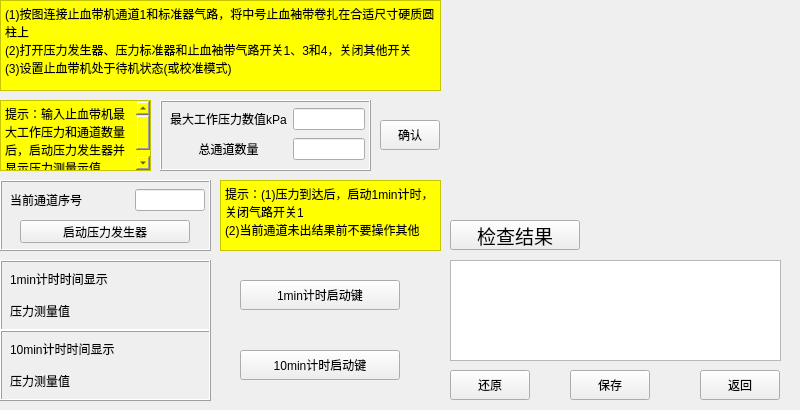
<?xml version="1.0" encoding="UTF-8"?>
<ui version="4.0">
 <class>Form</class>
 <widget class="QWidget" name="Form">
  <property name="geometry">
   <rect>
    <x>0</x>
    <y>0</y>
    <width>800</width>
    <height>410</height>
   </rect>
  </property>
  <property name="windowTitle">
   <string>Form</string>
  </property>
  <widget class="QTextBrowser" name="textBrowser_1">
   <property name="geometry">
    <rect>
     <x>0</x>
     <y>0</y>
     <width>441</width>
     <height>91</height>
    </rect>
   </property>
   <property name="styleSheet">
    <string notr="true">background-color:yellow
</string>
   </property>
   <property name="html">
    <string>&lt;!DOCTYPE HTML PUBLIC &quot;-//W3C//DTD HTML 4.0//EN&quot; &quot;http://www.w3.org/TR/REC-html40/strict.dtd&quot;&gt;
&lt;html&gt;&lt;head&gt;&lt;meta name=&quot;qrichtext&quot; content=&quot;1&quot; /&gt;&lt;style type=&quot;text/css&quot;&gt;
p, li { white-space: pre-wrap; }
&lt;/style&gt;&lt;/head&gt;&lt;body style=&quot; font-family:'SimSun'; font-size:9pt; font-weight:400; font-style:normal;&quot;&gt;
&lt;p style=&quot; margin-top:0px; margin-bottom:0px; margin-left:0px; margin-right:0px; -qt-block-indent:0; text-indent:0px;&quot;&gt;(1)按图连接止血带机通道1和标准器气路，将中号止血袖带卷扎在合适尺寸硬质圆柱上&lt;/p&gt;
&lt;p style=&quot; margin-top:0px; margin-bottom:0px; margin-left:0px; margin-right:0px; -qt-block-indent:0; text-indent:0px;&quot;&gt;(2)打开压力发生器、压力标准器和止血袖带气路开关1、3和4，关闭其他开关&lt;/p&gt;
&lt;p style=&quot; margin-top:0px; margin-bottom:0px; margin-left:0px; margin-right:0px; -qt-block-indent:0; text-indent:0px;&quot;&gt;(3)设置止血带机处于待机状态(或校准模式)&lt;/p&gt;&lt;/body&gt;&lt;/html&gt;</string>
   </property>
  </widget>
  <widget class="QTextBrowser" name="textBrowser_2">
   <property name="geometry">
    <rect>
     <x>0</x>
     <y>100</y>
     <width>151</width>
     <height>71</height>
    </rect>
   </property>
   <property name="styleSheet">
    <string notr="true">background-color:yellow

</string>
   </property>
   <property name="html">
    <string>&lt;!DOCTYPE HTML PUBLIC &quot;-//W3C//DTD HTML 4.0//EN&quot; &quot;http://www.w3.org/TR/REC-html40/strict.dtd&quot;&gt;
&lt;html&gt;&lt;head&gt;&lt;meta name=&quot;qrichtext&quot; content=&quot;1&quot; /&gt;&lt;style type=&quot;text/css&quot;&gt;
p, li { white-space: pre-wrap; }
&lt;/style&gt;&lt;/head&gt;&lt;body style=&quot; font-family:'SimSun'; font-size:9pt; font-weight:400; font-style:normal;&quot;&gt;
&lt;p style=&quot; margin-top:0px; margin-bottom:0px; margin-left:0px; margin-right:0px; -qt-block-indent:0; text-indent:0px;&quot;&gt;提示：输入止血带机最大工作压力和通道数量后，启动压力发生器并显示压力测量示值&lt;/p&gt;&lt;/body&gt;&lt;/html&gt;</string>
   </property>
  </widget>
  <widget class="QFrame" name="frame_2">
   <property name="geometry">
    <rect>
     <x>160</x>
     <y>100</y>
     <width>211</width>
     <height>71</height>
    </rect>
   </property>
   <property name="frameShape">
    <enum>QFrame::Box</enum>
   </property>
   <property name="frameShadow">
    <enum>QFrame::Raised</enum>
   </property>
   <property name="lineWidth">
    <number>1</number>
   </property>
   <property name="midLineWidth">
    <number>0</number>
   </property>
   <widget class="QWidget" name="gridLayoutWidget_2">
    <property name="geometry">
     <rect>
      <x>7</x>
      <y>6</y>
      <width>201</width>
      <height>61</height>
     </rect>
    </property>
    <layout class="QGridLayout" name="gridLayout_2">
     <property name="leftMargin">
      <number>3</number>
     </property>
     <property name="rightMargin">
      <number>3</number>
     </property>
     <property name="bottomMargin">
      <number>3</number>
     </property>
     <item row="1" column="0">
      <widget class="QLabel" name="label">
       <property name="text">
        <string>总通道数量</string>
       </property>
       <property name="alignment">
        <set>Qt::AlignCenter</set>
       </property>
      </widget>
     </item>
     <item row="0" column="1">
      <widget class="QLineEdit" name="lineEdit_2"/>
     </item>
     <item row="0" column="0">
      <widget class="QLabel" name="label_2">
       <property name="text">
        <string>最大工作压力数值kPa</string>
       </property>
      </widget>
     </item>
     <item row="1" column="1">
      <widget class="QLineEdit" name="lineEdit"/>
     </item>
    </layout>
   </widget>
  </widget>
  <widget class="QFrame" name="frame_3">
   <property name="geometry">
    <rect>
     <x>0</x>
     <y>180</y>
     <width>211</width>
     <height>71</height>
    </rect>
   </property>
   <property name="frameShape">
    <enum>QFrame::Box</enum>
   </property>
   <property name="frameShadow">
    <enum>QFrame::Raised</enum>
   </property>
   <property name="lineWidth">
    <number>1</number>
   </property>
   <property name="midLineWidth">
    <number>0</number>
   </property>
   <widget class="QWidget" name="gridLayoutWidget_3">
    <property name="geometry">
     <rect>
      <x>7</x>
      <y>6</y>
      <width>201</width>
      <height>31</height>
     </rect>
    </property>
    <layout class="QGridLayout" name="gridLayout_3">
     <property name="leftMargin">
      <number>3</number>
     </property>
     <property name="rightMargin">
      <number>3</number>
     </property>
     <property name="bottomMargin">
      <number>3</number>
     </property>
     <item row="0" column="1">
      <widget class="QLineEdit" name="lineEdit_4">
       <property name="minimumSize">
        <size>
         <width>70</width>
         <height>0</height>
        </size>
       </property>
       <property name="maximumSize">
        <size>
         <width>70</width>
         <height>16777215</height>
        </size>
       </property>
      </widget>
     </item>
     <item row="0" column="0">
      <widget class="QLabel" name="label_3">
       <property name="text">
        <string>当前通道序号</string>
       </property>
      </widget>
     </item>
    </layout>
   </widget>
   <widget class="QPushButton" name="pushButton">
    <property name="geometry">
     <rect>
      <x>20</x>
      <y>40</y>
      <width>170</width>
      <height>23</height>
     </rect>
    </property>
    <property name="text">
     <string>启动压力发生器</string>
    </property>
   </widget>
  </widget>
  <widget class="QTextBrowser" name="textBrowser_3">
   <property name="geometry">
    <rect>
     <x>220</x>
     <y>180</y>
     <width>221</width>
     <height>71</height>
    </rect>
   </property>
   <property name="styleSheet">
    <string notr="true">background-color:yellow
</string>
   </property>
   <property name="html">
    <string>&lt;!DOCTYPE HTML PUBLIC &quot;-//W3C//DTD HTML 4.0//EN&quot; &quot;http://www.w3.org/TR/REC-html40/strict.dtd&quot;&gt;
&lt;html&gt;&lt;head&gt;&lt;meta name=&quot;qrichtext&quot; content=&quot;1&quot; /&gt;&lt;style type=&quot;text/css&quot;&gt;
p, li { white-space: pre-wrap; }
&lt;/style&gt;&lt;/head&gt;&lt;body style=&quot; font-family:'SimSun'; font-size:9pt; font-weight:400; font-style:normal;&quot;&gt;
&lt;p style=&quot; margin-top:0px; margin-bottom:0px; margin-left:0px; margin-right:0px; -qt-block-indent:0; text-indent:0px;&quot;&gt;提示：(1)压力到达后，启动1min计时，关闭气路开关1&lt;/p&gt;
&lt;p style=&quot; margin-top:0px; margin-bottom:0px; margin-left:0px; margin-right:0px; -qt-block-indent:0; text-indent:0px;&quot;&gt;(2)当前通道未出结果前不要操作其他&lt;/p&gt;&lt;/body&gt;&lt;/html&gt;</string>
   </property>
  </widget>
  <widget class="QFrame" name="frame_4">
   <property name="geometry">
    <rect>
     <x>0</x>
     <y>260</y>
     <width>211</width>
     <height>71</height>
    </rect>
   </property>
   <property name="frameShape">
    <enum>QFrame::Box</enum>
   </property>
   <property name="frameShadow">
    <enum>QFrame::Raised</enum>
   </property>
   <property name="lineWidth">
    <number>1</number>
   </property>
   <property name="midLineWidth">
    <number>0</number>
   </property>
   <widget class="QWidget" name="gridLayoutWidget_5">
    <property name="geometry">
     <rect>
      <x>7</x>
      <y>6</y>
      <width>201</width>
      <height>61</height>
     </rect>
    </property>
    <layout class="QGridLayout" name="gridLayout_5">
     <property name="leftMargin">
      <number>3</number>
     </property>
     <property name="rightMargin">
      <number>3</number>
     </property>
     <property name="bottomMargin">
      <number>3</number>
     </property>
     <item row="1" column="0">
      <widget class="QLabel" name="label_7">
       <property name="text">
        <string>压力测量值</string>
       </property>
      </widget>
     </item>
     <item row="0" column="0">
      <widget class="QLabel" name="label_8">
       <property name="text">
        <string>1min计时时间显示</string>
       </property>
      </widget>
     </item>
     <item row="0" column="1">
      <widget class="QLabel" name="label_9">
       <property name="minimumSize">
        <size>
         <width>50</width>
         <height>0</height>
        </size>
       </property>
       <property name="maximumSize">
        <size>
         <width>50</width>
         <height>16777215</height>
        </size>
       </property>
       <property name="text">
        <string/>
       </property>
      </widget>
     </item>
     <item row="1" column="1">
      <widget class="QLabel" name="label_10">
       <property name="text">
        <string/>
       </property>
      </widget>
     </item>
    </layout>
   </widget>
  </widget>
  <widget class="QPushButton" name="pushButton_3">
   <property name="geometry">
    <rect>
     <x>240</x>
     <y>280</y>
     <width>160</width>
     <height>30</height>
    </rect>
   </property>
   <property name="text">
    <string>1min计时启动键</string>
   </property>
  </widget>
  <widget class="QFrame" name="frame_5">
   <property name="geometry">
    <rect>
     <x>0</x>
     <y>330</y>
     <width>211</width>
     <height>71</height>
    </rect>
   </property>
   <property name="frameShape">
    <enum>QFrame::Box</enum>
   </property>
   <property name="frameShadow">
    <enum>QFrame::Raised</enum>
   </property>
   <property name="lineWidth">
    <number>1</number>
   </property>
   <property name="midLineWidth">
    <number>0</number>
   </property>
   <widget class="QWidget" name="gridLayoutWidget_6">
    <property name="geometry">
     <rect>
      <x>7</x>
      <y>6</y>
      <width>201</width>
      <height>61</height>
     </rect>
    </property>
    <layout class="QGridLayout" name="gridLayout_6">
     <property name="leftMargin">
      <number>3</number>
     </property>
     <property name="rightMargin">
      <number>3</number>
     </property>
     <property name="bottomMargin">
      <number>3</number>
     </property>
     <item row="1" column="0">
      <widget class="QLabel" name="label_11">
       <property name="text">
        <string>压力测量值</string>
       </property>
      </widget>
     </item>
     <item row="0" column="0">
      <widget class="QLabel" name="label_12">
       <property name="text">
        <string>10min计时时间显示</string>
       </property>
      </widget>
     </item>
     <item row="0" column="1">
      <widget class="QLabel" name="label_13">
       <property name="minimumSize">
        <size>
         <width>50</width>
         <height>0</height>
        </size>
       </property>
       <property name="maximumSize">
        <size>
         <width>50</width>
         <height>16777215</height>
        </size>
       </property>
       <property name="text">
        <string/>
       </property>
      </widget>
     </item>
     <item row="1" column="1">
      <widget class="QLabel" name="label_14">
       <property name="text">
        <string/>
       </property>
      </widget>
     </item>
    </layout>
   </widget>
  </widget>
  <widget class="QPushButton" name="pushButton_4">
   <property name="geometry">
    <rect>
     <x>240</x>
     <y>350</y>
     <width>160</width>
     <height>30</height>
    </rect>
   </property>
   <property name="text">
    <string>10min计时启动键</string>
   </property>
  </widget>
  <widget class="QPushButton" name="pushButton_clear">
   <property name="geometry">
    <rect>
     <x>450</x>
     <y>370</y>
     <width>80</width>
     <height>30</height>
    </rect>
   </property>
   <property name="text">
    <string>还原</string>
   </property>
  </widget>
  <widget class="QPushButton" name="pushButton_return">
   <property name="geometry">
    <rect>
     <x>700</x>
     <y>370</y>
     <width>80</width>
     <height>30</height>
    </rect>
   </property>
   <property name="text">
    <string>返回</string>
   </property>
  </widget>
  <widget class="QLabel" name="label_png">
   <property name="geometry">
    <rect>
     <x>450</x>
     <y>0</y>
     <width>330</width>
     <height>210</height>
    </rect>
   </property>
   <property name="text">
    <string/>
   </property>
   <property name="pixmap">
    <pixmap resource="pic.qrc">:/resources/device.png</pixmap>
   </property>
   <property name="scaledContents">
    <bool>true</bool>
   </property>
  </widget>
  <widget class="QPushButton" name="pushButton_2">
   <property name="geometry">
    <rect>
     <x>380</x>
     <y>120</y>
     <width>60</width>
     <height>30</height>
    </rect>
   </property>
   <property name="text">
    <string>确认</string>
   </property>
  </widget>
  <widget class="QTextBrowser" name="textBrowser">
   <property name="geometry">
    <rect>
     <x>450</x>
     <y>260</y>
     <width>331</width>
     <height>101</height>
    </rect>
   </property>
   <property name="html">
    <string>&lt;!DOCTYPE HTML PUBLIC &quot;-//W3C//DTD HTML 4.0//EN&quot; &quot;http://www.w3.org/TR/REC-html40/strict.dtd&quot;&gt;
&lt;html&gt;&lt;head&gt;&lt;meta name=&quot;qrichtext&quot; content=&quot;1&quot; /&gt;&lt;style type=&quot;text/css&quot;&gt;
p, li { white-space: pre-wrap; }
&lt;/style&gt;&lt;/head&gt;&lt;body style=&quot; font-family:'SimSun'; font-size:9pt; font-weight:400; font-style:normal;&quot;&gt;
&lt;p style=&quot;-qt-paragraph-type:empty; margin-top:0px; margin-bottom:0px; margin-left:0px; margin-right:0px; -qt-block-indent:0; text-indent:0px;&quot;&gt;&lt;br /&gt;&lt;/p&gt;&lt;/body&gt;&lt;/html&gt;</string>
   </property>
  </widget>
  <widget class="QPushButton" name="pushButton_5">
   <property name="geometry">
    <rect>
     <x>450</x>
     <y>220</y>
     <width>130</width>
     <height>30</height>
    </rect>
   </property>
   <property name="font">
    <font>
     <family>Adobe Devanagari</family>
     <pointsize>14</pointsize>
    </font>
   </property>
   <property name="styleSheet">
    <string notr="true"/>
   </property>
   <property name="text">
    <string>检查结果</string>
   </property>
  </widget>
  <widget class="QPushButton" name="pushButton_save">
   <property name="geometry">
    <rect>
     <x>570</x>
     <y>370</y>
     <width>80</width>
     <height>30</height>
    </rect>
   </property>
   <property name="text">
    <string>保存</string>
   </property>
  </widget>
  <zorder>frame_2</zorder>
  <zorder>textBrowser_1</zorder>
  <zorder>textBrowser_2</zorder>
  <zorder>frame_3</zorder>
  <zorder>textBrowser_3</zorder>
  <zorder>frame_4</zorder>
  <zorder>pushButton_3</zorder>
  <zorder>frame_5</zorder>
  <zorder>pushButton_4</zorder>
  <zorder>pushButton_clear</zorder>
  <zorder>pushButton_return</zorder>
  <zorder>label_png</zorder>
  <zorder>pushButton_2</zorder>
  <zorder>textBrowser</zorder>
  <zorder>pushButton_5</zorder>
  <zorder>pushButton_save</zorder>
 </widget>
 <resources>
  <include location="pic.qrc"/>
 </resources>
 <connections/>
</ui>
